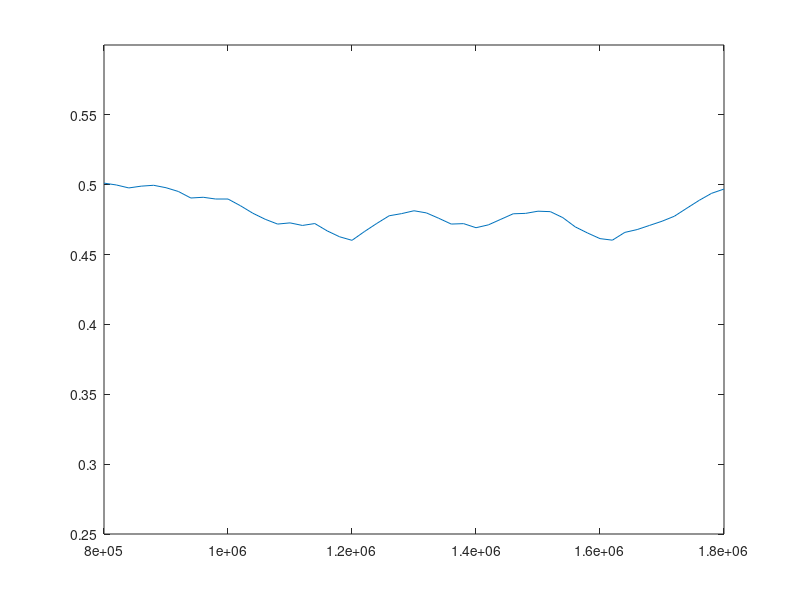

Recreate this plot in MATLAB.
clear
%close all

%These are the pulse addresses you need to identify that you want to
%change
scanAddresses = [(3:2:67)+1,(75:2:139)+2];
npulses_to_scan = length(scanAddresses);


%random signal phase
deltas =  linspace(0,2*pi,100);
d_delta = deltas(2)-deltas(1);

% taustart = 300;
% tauend = 600;
npoints = 51;
pipulseduration = 32;

nu0filterstart = 0.8e6;%1/(2*taustart*1e-9);
nu0filterend = 1.8e6;%1/(2*tauend*1e-9);
nu0filter_vec = linspace(nu0filterstart,nu0filterend,npoints);
qfilter = 2*(1)/(9.6e-6);
t = linspace(0,20e-6,10000);
sweepduration = 9.6e-6;

% background = 10*linspace(0.2,1,length(nu0filter_vec));

nuhalfdeviation_filter = 250e3;
qsignal = 2*(nuhalfdeviation_filter)/sweepduration;
nu0signal = 1.15e6 - nuhalfdeviation_filter;
signal_c = cos(2*pi*t.*(nu0signal + qsignal*t)).*(t<=sweepduration);
signal_s = sin(2*pi*t.*(nu0signal + qsignal*t)).*(t<=sweepduration);

recovered_signal = zeros(1,npoints);

%What values you want the pulses above to take
%The first values are for the first pulse address, the second for the
%second address
scanValues = cell(1,npulses_to_scan);
for ii = 1:npulses_to_scan
    
    currpulseno = mod(ii,33);
    
    if currpulseno==1
        scanValues{ii} = round(nu0filter_vec/2/qfilter.*(sqrt(1 + qfilter./nu0filter_vec.^2)-1)*1e9 - 3/4*pipulseduration);
    elseif (currpulseno>=2)&&(currpulseno<=32)
        scanValues{ii} = round(nu0filter_vec/2/qfilter.*(sqrt(1 + 2*qfilter*(currpulseno-1/2)./nu0filter_vec.^2)-...
            sqrt(1 + 2*qfilter*(currpulseno-3/2)./nu0filter_vec.^2))*1e9 - pipulseduration);
    else
        scanValues{ii} = round(nu0filter_vec/2/qfilter.*(sqrt(1 + 2*qfilter*(32)./nu0filter_vec.^2)-...
            sqrt(1 + 2*qfilter*(32-1/2)./nu0filter_vec.^2))*1e9 - 3/4*pipulseduration);
    end

end

for aa = 1:npoints
    
    nu0 = nu0filter_vec(aa);

    filter = sign(cos(2*pi*t.*(qfilter*t + nu0)));
    
    pulsediagram = zeros(size(t));
    pulsediagram(t<=pipulseduration/4*1e-9) = 1;
    tpulse = 0;
    for bb = 1:npulses_to_scan/2
        if bb==1
            tpulse = tpulse + pipulseduration/4;
        else
            tpulse = tpulse + pipulseduration/2;
        end
        
        if bb<npulses_to_scan/2
            tpulse = tpulse + scanValues{bb}(aa) + pipulseduration/2;
        else
            tpulse = tpulse + scanValues{bb}(aa) + pipulseduration/4;
        end
        pulsediagram( abs(t-tpulse*1e-9)<= (pipulseduration/2*1e-9) ) = 1;
        
    end
    filter = filter.*(t<=tpulse*1e-9);
    
%     recovered_signal(aa) = sum(filter.*signal_c).^2 + sum(filter.*signal_s).^2;
    
    for delta = deltas
        recovered_signal(aa) = d_delta/2*cos((0.5e-3)*(cos(delta)*sum(filter.*signal_c)-sin(delta)*sum(filter.*signal_s))) + recovered_signal(aa);
    end
    recovered_signal(aa) = recovered_signal(aa)/2/pi;
%     plot(t,signal)
%     hold on
%     plot(t,pulsediagram)
%     plot(t,filter)
%     xlim([0 t(end)])
%     ylim([-1.25 1.25])
%     set(gcf,'position',[681   300   560   420])
end

figure
plot(nu0filter_vec,recovered_signal)
set(gcf,'position',[681   300   560   420])
ylim([0.25 0.6])